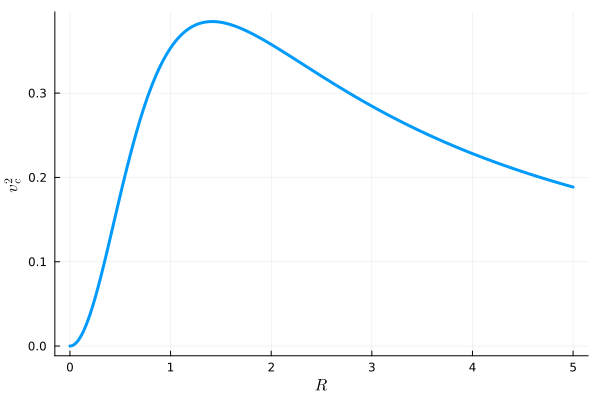

Generate this figure with Julia:
using Plots
using LaTeXStrings
gr()


# define a circular velocity of exponential disk
function kuzmin(a, R)
    return R.^2 ./ (R.^2 .+ a^2).^1.5
end

# set a
a = 1.0
# set array for y
Rmin = 0
Rmax = 5
len_R = 256
array_R = range(Rmin, Rmax, length=len_R)
# visualize circular velocity
plot(array_R, kuzmin(a, array_R), linewidth=3, xlabel=L"R", ylabel=L"v_c^2", label=false)
savefig("rotation_velocity_kuzmin.png")